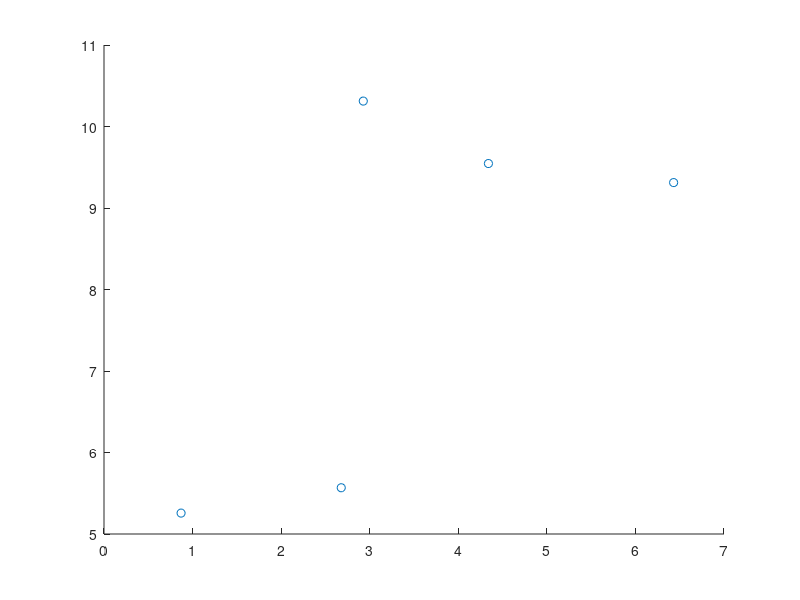

MATLAB code for this plot:


clear all;
mat_x = reshape(1:20,[5,4]);

mat_x = mat_x + norminv(rand(size(mat_x)),0,1);
scatter(mat_x(:,1),mat_x(:,2))

mat_mean = repmat(mean(mat_x,2), [1,size(mat_x,2)]);
% mat_x_lm = (mat_x - mat_mean)/(size(mat_x,2)-1);
mat_x_lm = mat_x - mat_mean;

disp('*******')
[mat_U_svd, mat_S_svd, mat_V_svd] = svd(mat_x_lm);
% mat_U_svd = mat_U_svd ./ repmat(sum(mat_U_svd.^2), [size(mat_U_svd,1), 1])
mat_U_svd
mat_S_svd = mat_S_svd.^2

disp('*******')
[mat_U_econ, mat_S_econ, mat_V_econ] = svd(mat_x_lm,'econ');
% mat_U_econ = mat_U_econ ./ repmat(sum(mat_U_econ.^2), [size(mat_U_econ,1), 1])
mat_U_econ
mat_S_econ = mat_S_econ.^2

disp('*******')
[mat_V_eig, mat_D_eig] = eig(mat_x_lm*mat_x_lm');
% mat_V_eig = mat_V_eig./repmat(sum(mat_V_eig.^2),[size(mat_V_eig,1), 1]);

mat_V_eig = mat_V_eig(:, [size(mat_V_eig, 2):-1:1]) 
mat_D_eig = mat_D_eig(:, [size(mat_D_eig, 2):-1:1]); 
mat_D_eig = mat_D_eig([size(mat_D_eig, 1):-1:1], :) 
